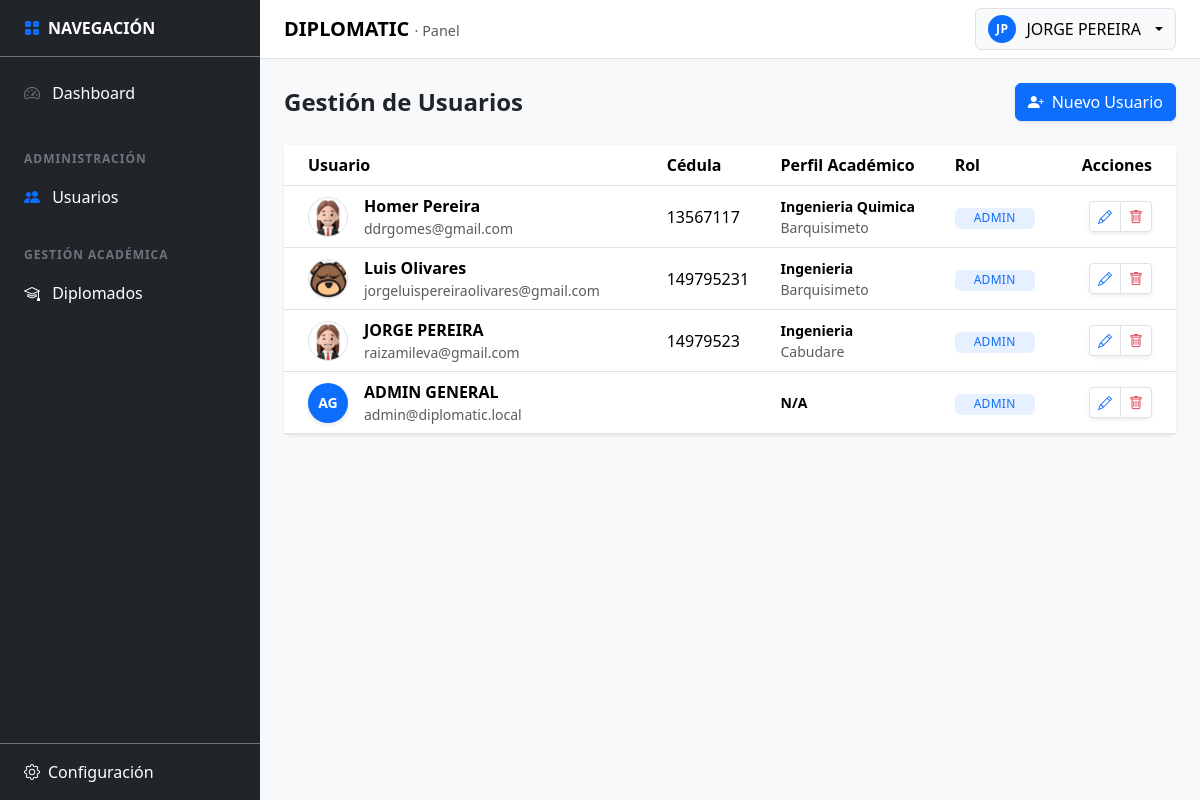
The page /users (signed in) on the database its author committed.
### tables this page shows
CREATE TABLE `tbl_users` (
  `id` int(10) UNSIGNED NOT NULL,
  `user_type` enum('INTERNAL','PARTICIPANT') NOT NULL DEFAULT 'INTERNAL',
  `status` enum('ACTIVE','SUSPENDED','INACTIVE') NOT NULL DEFAULT 'ACTIVE',
  `first_name` varchar(100) NOT NULL,
  `last_name` varchar(100) NOT NULL,
  `email` varchar(190) NOT NULL,
  `phone` varchar(30) DEFAULT NULL,
  `document_id` varchar(30) DEFAULT NULL,
  `address` text DEFAULT NULL,
  `provenance` varchar(150) DEFAULT NULL,
  `undergraduate_degree` varchar(150) DEFAULT NULL,
  `avatar` varchar(255) DEFAULT 'default_avatar.png',
  `password_hash` varchar(255) NOT NULL,
  `last_login_at` datetime DEFAULT NULL,
  `created_at` datetime NOT NULL DEFAULT current_timestamp(),
  `updated_at` datetime NOT NULL DEFAULT current_timestamp() ON UPDATE current_timestamp(),
  `role` varchar(255) DEFAULT 'user'
);

### app/core/Controller.php (called while the page is built, shortened)
<?php
abstract class Controller
{
  protected function view(string $viewPath, array $data = []): void
  {
    View::render($viewPath, $data);
  }
}

### app/controllers/UsersController.php (called while the page is built, shortened)
<?php
final class UsersController extends Controller
{
    public function index(): void
    {
        $model = new UserModel();
        $users = $model->getAll();
        $this->view('users/index', ['users' => $users]);
    }
}

### app/core/Router.php (called while the page is built, shortened)
<?php
final class Router
{
  private array $routes = [
    'GET' => [],
    'POST' => [],
  ];
  public function get(string $path, array $handler): void
  {
    $this->routes['GET'][$this->normalize($path)] = $handler;
  }
  public function post(string $path, array $handler): void
  {
    $this->routes['POST'][$this->normalize($path)] = $handler;
  }
  public function dispatch(): void
  {
    $method = $_SERVER['REQUEST_METHOD'] ?? 'GET';
    $uri = parse_url($_SERVER['REQUEST_URI'] ?? '/', PHP_URL_PATH) ?? '/';
    $basePath = $this->detectBasePath();
    $path = $this->normalize(str_replace($basePath, '', $uri) ?: '/');
    $handler = $this->routes[$method][$path] ?? null;
    [$class, $action] = $handler;
    $controller = new $class();
    $controller->$action();
  }
  private function normalize(string $path): string
  {
    $path = '/' . trim($path, '/');
    return $path === '//' ? '/' : $path;
  }
  private function detectBasePath(): string
  {
    $scriptName = $_SERVER['SCRIPT_NAME'] ?? '';
    $dir = str_replace('\\', '/', dirname($scriptName));
    return rtrim($dir, '/');
  }
}

### app/core/Bootstrap.php (called while the page is built, shortened)
<?php
final class Bootstrap
{
  public function run(): void
  {
    $router = new Router();
    $router->get('/', [AuthController::class, 'showLogin']);
    $router->post('/login', [AuthController::class, 'doLogin']);
    $router->get('/logout', [AuthController::class, 'logout']);
    $router->get('/dashboard', [DashboardController::class, 'index']);
    $router->get('/users', [UsersController::class, 'index']);
    $router->post('/users/save', [UsersController::class, 'save']);
    $router->post('/users/delete', [UsersController::class, 'delete']);
    $router->dispatch();
  }
}

### public/index.php (called while the page is built, shortened)
<?php
$app = new \App\Core\Bootstrap();
$app->run();

### app/models/UserModel.php (called while the page is built, shortened)
<?php
final class UserModel
{
    public function getAll(): array
    {
        $pdo = Database::getConnection();
        $sql = "SELECT id, first_name, last_name, document_id as cedula, phone, email, role, status,
                       address, provenance, undergraduate_degree, avatar, created_at
                FROM tbl_users WHERE status != 'INACTIVE' ORDER BY created_at DESC";
        $stmt = $pdo->prepare($sql);
        $stmt->execute();
        return $stmt->fetchAll(PDO::FETCH_ASSOC) ?: [];
    }
}

### app/views/users/index.php (the view, shortened to what this page needs)
<?php
$basePath = rtrim(str_replace('\\', '/', dirname($_SERVER['SCRIPT_NAME'] ?? '')), '/');
?>
<div class="d-flex justify-content-between align-items-center mb-4">
    <h2 class="h4 fw-bold mb-0">Gestión de Usuarios</h2>
    <button class="btn btn-primary shadow-sm" data-bs-toggle="modal" data-bs-target="#userModal" onclick="resetForm()">
        <i class="bi bi-person-plus-fill me-2"></i>Nuevo Usuario
    </button>
</div>
<div class="card border-0 shadow-sm">
    <div class="card-body p-0">
        <div class="table-responsive">
            <table class="table table-hover align-middle mb-0">
                <thead class="bg-light">
                    <tr>
                        <th class="ps-4">Usuario</th>
                        <th>Cédula</th>
                        <th>Perfil Académico</th>
                        <th>Rol</th>
                        <th class="text-end pe-4">Acciones</th>
                    </tr>
                </thead>
                <tbody>
                    <?php foreach ($users as $u): ?>
                    <tr>
                        <td class="ps-4">
                            <div class="d-flex align-items-center gap-3">
                                <?php
                                    $hasPhoto = (!empty($u['avatar']) && $u['avatar'] !== 'default_avatar.png');
                                    if ($hasPhoto):
                                ?>
                                    <img src="<?= $basePath ?>/assets/img/avatars/<?= $u['avatar'] ?>"
                                         class="rounded-circle border avatar-img" width="40" height="40">
                                <?php else:
                                    $initials = strtoupper(substr($u['first_name'] ?? 'U', 0, 1) . substr($u['last_name'] ?? 'N', 0, 1));
                                ?>
                                    <div class="avatar-circle"><?= $initials ?></div>
                                <?php endif; ?>
                                <div>
                                    <div class="fw-bold"><?= htmlspecialchars($u['first_name'] . ' ' . $u['last_name']) ?></div>
                                    <div class="text-muted small"><?= htmlspecialchars($u['email']) ?></div>
                                </div>
                            </div>
                        </td>
                        <td><?= htmlspecialchars($u['cedula'] ?? $u['document_id'] ?? '') ?></td>
                        <td>
                            <div class="small fw-semibold"><?= htmlspecialchars($u['undergraduate_degree'] ?? 'N/A') ?></div>
                            <div class="text-muted small"><?= htmlspecialchars($u['provenance'] ?? '') ?></div>
                        </td>
                        <td><span class="badge bg-opacity-10 text-primary bg-primary"><?= $u['role'] ?></span></td>
                        <td class="text-end pe-4">
                            <div class="btn-group shadow-sm">
                                <button class="btn btn-sm btn-white border" title="Editar" onclick='editUser(<?= json_encode($u) ?>)'>
                                    <i class="bi bi-pencil text-primary"></i>
                                </button>
                                <button class="btn btn-sm btn-white border" title="Eliminar" onclick="deleteUser(<?= $u['id'] ?>)">
                                    <i class="bi bi-trash text-danger"></i>
                                </button>
                            </div>
                        </td>
                    </tr>
                    <?php endforeach; ?>
                </tbody>
            </table>
        </div>
    </div>
</div>

### app/core/View.php (shortened to what this page needs)
<?php
final class View
{
  public static function render(string $viewPath, array $data = []): void
  {
    $viewFile = __DIR__ . '/../views/' . trim($viewPath, '/') . '.php';
    extract($data, EXTR_SKIP);
    if (strpos($viewPath, 'auth/') !== false) {
        require $viewFile;
    } else {
        require $viewFile;
        $content = ob_get_clean();
        require __DIR__ . '/../views/layout.php';
    }
  }
}

### app/views/layout.php (shortened to what this page needs)
<?php
$basePath = rtrim(str_replace('\\', '/', dirname($_SERVER['SCRIPT_NAME'] ?? '')), '/');
$content  = $content ?? '';
?>
<!DOCTYPE html>
<html lang="es">
<head>
  <link href="https://cdn.jsdelivr.net/npm/bootstrap@5.3.3/dist/css/bootstrap.min.css" rel="stylesheet">
  <link rel="stylesheet" href="https://cdn.jsdelivr.net/npm/bootstrap-icons@1.11.3/font/bootstrap-icons.min.css">
  <link href="<?= htmlspecialchars($basePath) ?>/assets/css/panel.css?v=<?= time() ?>" rel="stylesheet">
  <link href="<?= htmlspecialchars($basePath) ?>/assets/css/users.css?v=<?= time() ?>" rel="stylesheet">
</head>
<body class="bg-light">
  <?php include __DIR__ . '/sidebar.php'; ?>
  <main class="dp-main">
    <?php include __DIR__ . '/topnav.php'; ?>
    <div class="container-fluid px-3 px-md-4 py-4">
      <?= $content ?>
    </div>
  </main>
</body>
</html>

### app/views/sidebar.php (shortened to what this page needs)
<?php
$basePath = rtrim(str_replace('\\', '/', dirname($_SERVER['SCRIPT_NAME'] ?? '')), '/');
$userRole = strtoupper($_SESSION['user']['role'] ?? '');
?>
<aside id="dpSidebar" class="dp-sidebar bg-dark text-white d-flex flex-column">
  <div class="py-3 px-4 border-bottom border-secondary">
    <div class="fw-bold d-flex align-items-center gap-2">
      <i class="bi bi-grid-fill text-primary"></i>
      <span>NAVEGACIÓN</span>
    </div>
  </div>
  <nav class="list-group list-group-flush mt-2 flex-grow-1">
    <a href="<?= htmlspecialchars($basePath) ?>/dashboard"
       class="list-group-item list-group-item-action bg-dark text-white border-0 py-3 px-4">
      <i class="bi bi-speedometer2 me-2 text-secondary"></i> Dashboard
    </a>
    <?php if ($userRole === 'ADMIN'): ?>
      <div class="px-4 mt-4 mb-2">
        <span class="text-uppercase text-secondary fw-bold" style="font-size: 0.75rem; letter-spacing: 1px;">
          Administración
        </span>
      </div>
      <a href="<?= htmlspecialchars($basePath) ?>/users"
        class="list-group-item list-group-item-action bg-dark text-white border-0 py-2 px-4">
          <i class="bi bi-people-fill me-2 text-primary"></i> Usuarios
      </a>
      <?php endif; ?>
    <?php if ($userRole === 'ADMIN' || $userRole === 'ACADEMIC'): ?>
      <div class="px-4 mt-4 mb-2">
        <span class="text-uppercase text-secondary fw-bold" style="font-size: 0.75rem; letter-spacing: 1px;">
          Gestión Académica
        </span>
      </div>
      <a href="<?= htmlspecialchars($basePath) ?>/diplomados"
         class="list-group-item list-group-item-action bg-dark text-white border-0 py-2 px-4">
         <i class="bi bi-mortarboard me-2"></i> Diplomados
      </a>
    <?php endif; ?>
  </nav>
  <div class="mt-auto border-top border-secondary">
    <a href="#" class="list-group-item list-group-item-action bg-dark text-white border-0 py-3 px-4">
      <div class="d-flex align-items-center gap-2">
        <i class="bi bi-gear"></i>
        <span>Configuración</span>
      </div>
    </a>
  </div>
</aside>

### app/views/topnav.php (shortened to what this page needs)
<?php
$basePath  = rtrim(str_replace('\\', '/', dirname($_SERVER['SCRIPT_NAME'] ?? '')), '/');
$userName  = $_SESSION['user']['name'] ?? 'Usuario';
$initials  = '';
if ($userName !== '') {
  $parts = preg_split('/\s+/', trim($userName));
  $initials = strtoupper(substr($parts[0] ?? 'U', 0, 1) . substr($parts[1] ?? '', 0, 1));
  $initials = trim($initials) !== '' ? $initials : 'U';
} else {
  $initials = 'U';
}
?>
<nav class="navbar dp-topnav bg-white border-bottom sticky-top">
  <div class="container-fluid px-3 px-md-4 d-flex align-items-center justify-content-between">
    <div class="d-flex align-items-center gap-2">
      <a class="navbar-brand fw-bold mb-0" href="<?= htmlspecialchars($basePath) ?>/dashboard">
        DIPLOMATIC <span class="text-muted fw-normal" style="font-size:.9rem;">· Panel</span>
      </a>
    </div>
    <div class="dropdown">
      <button class="btn btn-light border dp-userbtn dropdown-toggle"
              type="button"
              data-bs-toggle="dropdown"
              aria-expanded="false">
        <span class="dp-avatar" aria-hidden="true"><?= htmlspecialchars($initials) ?></span>
        <span class="d-none d-sm-inline"><?= htmlspecialchars($userName) ?></span>
      </button>
    </div>
  </div>
</nav>

### public/assets/css/panel.css (style rules this page uses)
:root { --sidebar-width: 260px; }
.dp-sidebar { position: fixed; top: 0; left: 0; width: var(--sidebar-width); height: 100vh; background: #212529; color: #fff; z-index: 1050; transition: transform .25s ease; }
.dp-main { margin-left: var(--sidebar-width); min-height: 100vh; }
.dp-topnav { z-index: 1035; }
.dp-userbtn { display: inline-flex; align-items: center; gap: 10px; }
.dp-avatar { width: 28px; height: 28px; border-radius: 999px; background: #0d6efd; color: #fff; display: inline-flex; align-items: center; justify-content: center; font-weight: 700; font-size: 12px; letter-spacing: .5px; }

### public/assets/css/users.css (style rules this page uses)
.badge { min-width: 80px; font-weight: 500; letter-spacing: 0.3px; }
.avatar-circle { width: 40px; height: 40px; background: #0d6efd; color: #fff; display: flex; align-items: center; justify-content: center; border-radius: 50%; font-size: 14px; font-weight: bold; text-transform: uppercase; box-shadow: 0 2px 4px rgba(0,0,0,0.1); }
.avatar-img { object-fit: cover; }

### rows shown on the page
tbl_users: initials "JP", avatar (picture), first_name+last_name "JORGE PEREIRA", email "raizamileva@gmail.com", document "14979523", undergraduate_degree "Ingenieria", provenance "Cabudare", role "ADMIN"
tbl_users: avatar (picture), first_name+last_name "Homer Pereira", email "ddrgomes@gmail.com", document "13567117", undergraduate_degree "Ingenieria Quimica", provenance "Barquisimeto", role "ADMIN"
tbl_users: avatar (picture), first_name+last_name "Luis Olivares", email "jorgeluispereiraolivares@gmail.com", document "149795231", undergraduate_degree "Ingenieria", provenance "Barquisimeto", role "ADMIN"
tbl_users: initials "AG", first_name+last_name "ADMIN GENERAL", email "admin@diplomatic.local", undergraduate_degree "N/A", role "ADMIN"

### other values the page prints
$userName "JORGE PEREIRA"
